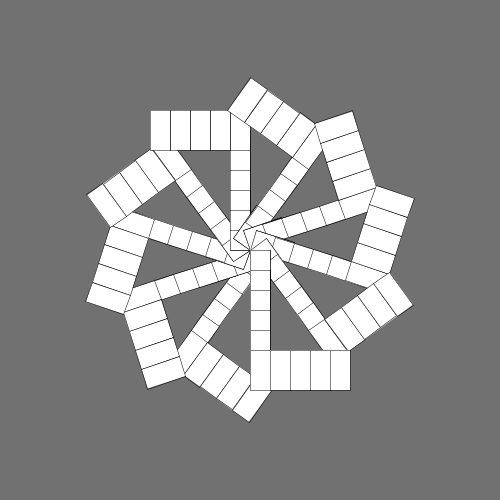
Frame 1 (no input)
Frame 60 (the mouse pressed at the canvas centre just before this capture): identical to frame 1, image omitted
Frame 120 (the mouse held since frame 60 and released just before this capture): identical to frame 1, image omitted

The Processing sketch that drew this single still picture (run headless with seeded random() and noise(); from frame 60 on, the mouse is pressed at the canvas centre):

// Processing sketch: processing_21334
// ── processing_21334.pde

//Decagon, D10 symmetry
//ethan dale
//CCA SP2011 math, programming & art

void setup(){
  size(500,500);
  smooth();
  strokeWeight(.5);
    colorMode(HSB,360,100,100,100);
}

void draw(){
  background(160);
  translate(width/2, height/2);
  for(int i = 0; i < 10; i++){

      rotate(radians(36));
      rect(0,0,20,40);
      
     pushMatrix();
      rect(0,20,20,40);
      for(int j = 0; j < 100; j += 20) {
      rect(0,j,20,40);
      }
      for(int k = 0; k < 100; k += 20) {
      rect(k,100,20,40);
      }
     popMatrix();

 
  
}
}
